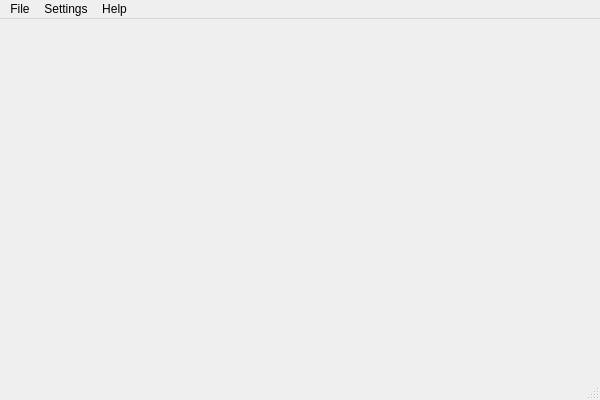
<?xml version="1.0" encoding="UTF-8"?>
<ui version="4.0">
 <class>TRSVoteClass</class>
 <widget class="QMainWindow" name="TRSVoteClass">
  <property name="geometry">
   <rect>
    <x>0</x>
    <y>0</y>
    <width>600</width>
    <height>400</height>
   </rect>
  </property>
  <property name="windowTitle">
   <string>TRS Vote</string>
  </property>
  <widget class="QWidget" name="centralWidget"/>
  <widget class="QMenuBar" name="menuBar">
   <property name="geometry">
    <rect>
     <x>0</x>
     <y>0</y>
     <width>600</width>
     <height>26</height>
    </rect>
   </property>
   <widget class="QMenu" name="menuFile">
    <property name="title">
     <string>File</string>
    </property>
    <addaction name="actionClose"/>
   </widget>
   <widget class="QMenu" name="menuSettings">
    <property name="title">
     <string>Settings</string>
    </property>
    <addaction name="actionNetwork"/>
   </widget>
   <widget class="QMenu" name="menuHelp">
    <property name="title">
     <string>Help</string>
    </property>
    <addaction name="actionAbout_TRS_Vote"/>
    <addaction name="actionUser_Manual"/>
   </widget>
   <addaction name="menuFile"/>
   <addaction name="menuSettings"/>
   <addaction name="menuHelp"/>
  </widget>
  <widget class="QStatusBar" name="statusBar"/>
  <action name="actionNetwork">
   <property name="text">
    <string>Network</string>
   </property>
  </action>
  <action name="actionAbout_TRS_Vote">
   <property name="text">
    <string>About TRS Vote</string>
   </property>
  </action>
  <action name="actionClose">
   <property name="text">
    <string>Quit</string>
   </property>
  </action>
  <action name="actionAbout_Traceable_Ring_Signature">
   <property name="text">
    <string>About Traceable Ring Signature</string>
   </property>
  </action>
  <action name="actionAbout_Ed25519">
   <property name="text">
    <string>About EdDSA</string>
   </property>
  </action>
  <action name="actionAbout_AES">
   <property name="text">
    <string>About AES</string>
   </property>
  </action>
  <action name="actionUser_Manual">
   <property name="text">
    <string>User Manual</string>
   </property>
  </action>
 </widget>
 <layoutdefault spacing="6" margin="11"/>
 <resources>
  <include location="TRSVote.qrc"/>
 </resources>
 <connections/>
</ui>
